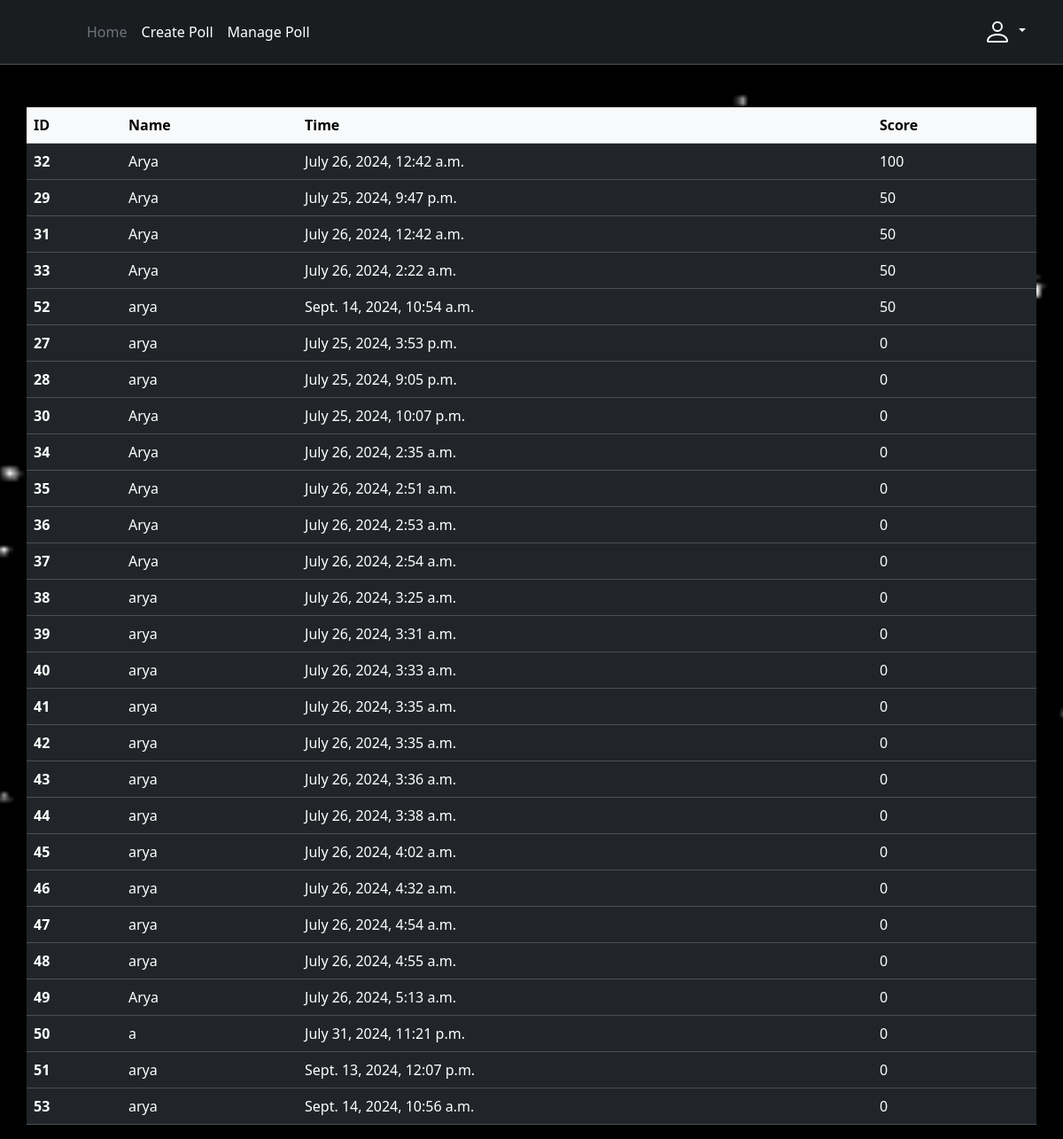
The page /result (signed in) on the database its author committed.
### home/models.py (models this page shows, shortened)
class Response(models.Model):
    user_info = models.ForeignKey(UserInfo, on_delete=models.CASCADE)
    poll = models.ForeignKey(Poll, on_delete=models.CASCADE)
    score = models.IntegerField(default=0)
    submit_time = models.DateTimeField(auto_now_add=True,null=True ,blank=True)  # Changed to DateTimeField for precision

class UserInfo(models.Model):
    name = models.CharField(max_length=100)
    phone_number = models.CharField(max_length=15)

### home/views.py (the view)
# urls.py: path('result',views.result, name='result')
def result(request):
    polls = Poll.objects.all()
    Responses = Response.objects.all().order_by('-score','submit_time')
    return render(request, 'polls/result.html', {'responses':Responses})

### home/templates/polls/result.html
 {% extends "layout.html" %}
 {% block content %}
 <div class="container mt-5">
 <div class="row">
    <table class="table">
        <thead class="table-light">
            <tr>
                <th scope="col">ID</th>
                <th scope="col">Name</th>
                <th scope="col">Time</th>
                <th scope="col">Score</th>
            </tr>
        </thead>
        <tbody>
            {% for response in responses %}
                <tr>
                    <th scope="row">{{ response.id }}</th>
                    <td>{{ response.user_info.name }}</td>
                    <td>{{ response.submit_time }}</td>
                    <td>{{ response.score }}</td>
                </tr>
            {% endfor %}
        </tbody>
    </table>
</div>
</div>
 {% endblock %}

### static/layout.css (style rules this page uses)
body { margin: 40%; height: 100vh; background-image: url('space-bg.gif'); background-size: cover; background-repeat: no-repeat; background-position: center; background-attachment: fixed; }

### rows shown on the page
Response: id "32", user_info.name "Arya", submit_time "July 26, 2024, 12:42 a.m.", score "100"
Response: id "29", user_info.name "Arya", submit_time "July 25, 2024, 9:47 p.m.", score "50"
Response: id "31", user_info.name "Arya", submit_time "July 26, 2024, 12:42 a.m.", score "50"
Response: id "33", user_info.name "Arya", submit_time "July 26, 2024, 2:22 a.m.", score "50"
Response: id "52", user_info.name "arya", submit_time "Sept. 14, 2024, 10:54 a.m.", score "50"
Response: id "27", user_info.name "arya", submit_time "July 25, 2024, 3:53 p.m.", score "0"
Response: id "28", user_info.name "arya", submit_time "July 25, 2024, 9:05 p.m.", score "0"
Response: id "30", user_info.name "Arya", submit_time "July 25, 2024, 10:07 p.m.", score "0"
Response: id "34", user_info.name "Arya", submit_time "July 26, 2024, 2:35 a.m.", score "0"
Response: id "35", user_info.name "Arya", submit_time "July 26, 2024, 2:51 a.m.", score "0"
Response: id "36", user_info.name "Arya", submit_time "July 26, 2024, 2:53 a.m.", score "0"
Response: id "37", user_info.name "Arya", submit_time "July 26, 2024, 2:54 a.m.", score "0"
Response: id "38", user_info.name "arya", submit_time "July 26, 2024, 3:25 a.m.", score "0"
Response: id "39", user_info.name "arya", submit_time "July 26, 2024, 3:31 a.m.", score "0"
Response: id "40", user_info.name "arya", submit_time "July 26, 2024, 3:33 a.m.", score "0"
Response: id "41", user_info.name "arya", submit_time "July 26, 2024, 3:35 a.m.", score "0"
Response: id "42", user_info.name "arya", submit_time "July 26, 2024, 3:35 a.m.", score "0"
Response: id "43", user_info.name "arya", submit_time "July 26, 2024, 3:36 a.m.", score "0"
Response: id "44", user_info.name "arya", submit_time "July 26, 2024, 3:38 a.m.", score "0"
Response: id "45", user_info.name "arya", submit_time "July 26, 2024, 4:02 a.m.", score "0"
Response: id "46", user_info.name "arya", submit_time "July 26, 2024, 4:32 a.m.", score "0"
Response: id "47", user_info.name "arya", submit_time "July 26, 2024, 4:54 a.m.", score "0"
Response: id "48", user_info.name "arya", submit_time "July 26, 2024, 4:55 a.m.", score "0"
Response: id "49", user_info.name "Arya", submit_time "July 26, 2024, 5:13 a.m.", score "0"
Response: id "50", user_info.name "a", submit_time "July 31, 2024, 11:21 p.m.", score "0"
Response: id "51", user_info.name "arya", submit_time "Sept. 13, 2024, 12:07 p.m.", score "0"
Response: id "53", user_info.name "arya", submit_time "Sept. 14, 2024, 10:56 a.m.", score "0"
